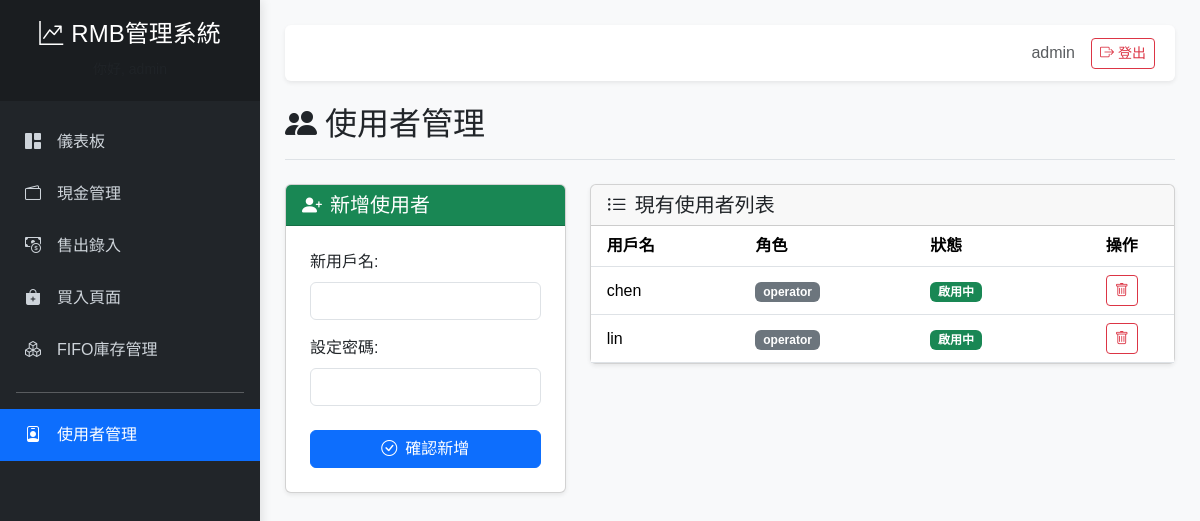
The page /user-management (signed in) on the database its author committed.
### app.py (models this page shows, shortened)
class User(db.Model, UserMixin):
    __tablename__ = "user"  # <---【修正】統一為單數
    id = db.Column(db.Integer, primary_key=True)
    username = db.Column(db.String(80), unique=True, nullable=False)
    password_hash = db.Column(db.String(256), nullable=False)
    role = db.Column(
        db.String(50), default="operator", nullable=False
    )  # <---【修正】引入 Role
    is_active = db.Column(db.Boolean, default=True, nullable=False)
    @property
    def is_admin(self):
        return self.role == "admin"

### app.py (the view)
@app.route("/user-management")
@admin_required  # 只有 admin 可以訪問這個頁面
def user_management():
    try:
        all_users = (
            db.session.execute(
                db.select(User).filter(User.username != "admin").order_by(User.username)
            )
            .scalars()
            .all()
        )
        return render_template("user_management.html", users=all_users)
    except Exception as e:
        flash(f"載入使用者管理頁面時發生錯誤: {e}", "danger")
        return render_template("user_management.html", users=[])

### app.py (called while the page is built)
@app.before_request
def before_request():
    if not hasattr(app, '_database_initialized'):
        print("🚀 首次請求，初始化資料庫...")
        init_database()
        app._database_initialized = True
        print("✅ 資料庫初始化完成")
    else:
        print("✅ 資料庫已初始化，跳過")

@login_manager.user_loader
def load_user(user_id):
    return db.session.get(User, int(user_id))

def admin_required(f):
    @wraps(f)
    def decorated_function(*args, **kwargs):
        if not current_user.is_authenticated or not current_user.is_admin:
            flash("您沒有權限存取此頁面。", "danger")
            return redirect(url_for("login"))
        return f(*args, **kwargs)
    return decorated_function

### templates/user_management.html (shortened to what this page needs)
{% extends "base.html" %}
{% block content %}
{% if current_user.is_admin %}
<div class="d-flex justify-content-between flex-wrap flex-md-nowrap align-items-center pb-2 mb-4 border-bottom">
    <h1 class="h2"><i class="bi bi-people-fill me-2"></i>使用者管理</h1>
</div>
<div class="row g-4">
    <div class="col-lg-4">
        <div class="card shadow-sm">
            <div class="card-header bg-success text-white">
                <h5 class="mb-0 fw-light"><i class="bi bi-person-plus-fill me-2"></i>新增使用者</h5>
            </div>
            <div class="card-body p-4">
                <form id="add-user-form">
                    <div class="mb-3">
                        <label for="new-username" class="form-label">新用戶名:</label>
                        <input type="text" class="form-control" id="new-username" name="username" required>
                    </div>
                    <div class="mb-3">
                        <label for="new-password" class="form-label">設定密碼:</label>
                        <input type="password" class="form-control" id="new-password" name="password" required>
                    </div>
                    <div class="d-grid gap-2 mt-4">
                        <button type="submit" class="btn btn-primary">
                            <i class="bi bi-check-circle me-2"></i>確認新增
                        </button>
                    </div>
                </form>
            </div>
        </div>
    </div>
    <div class="col-lg-8">
        <div class="card shadow-sm">
            <div class="card-header">
                <h5 class="mb-0 fw-light"><i class="bi bi-list-ul me-2"></i>現有使用者列表</h5>
            </div>
            <div class="card-body p-0">
                <div class="table-responsive">
                    <table class="table table-hover align-middle mb-0">
                        <thead>
                            <tr>
                                <th class="ps-3">用戶名</th>
                                <th>角色</th>
                                <th>狀態</th>
                                <th class="text-center">操作</th>
                            </tr>
                        </thead>
                        <tbody>
                            {% for user in users %}
                            <tr>
                                <td class="ps-3">{{ user.username }}</td>
                                <td>
                                    <span class="badge {% if user.role == 'admin' %}bg-primary{% else %}bg-secondary{% endif %}">
                                        {{ user.role }}
                                    </span>
                                </td>
                                <td>
                                    {% if user.is_active %}
                                    <span class="badge bg-success">啟用中</span>
                                    {% else %}
                                    <span class="badge bg-danger">已停用</span>
                                    {% endif %}
                                </td>
                                <td class="text-center">
                                    {% if user.username != current_user.username %}
                                    <button type="button" class="btn btn-outline-danger btn-sm"
                                            onclick="deleteUser('{{ user.username }}', '{{ user.id }}')"
                                            title="刪除使用者">
                                        <i class="bi bi-trash"></i>
                                    </button>
                                    {% else %}
                                    <span class="text-muted small">當前用戶</span>
                                    {% endif %}
                                </td>
                            </tr>
                            {% else %}
                            <tr>
                                <td colspan="4" class="text-center text-muted p-5">
                                    尚無其他使用者。
                                </td>
                            </tr>
                            {% endfor %}
                        </tbody>
                    </table>
                </div>
            </div>
        </div>
    </div>
</div>
{% endif %}
{% endblock %}

### templates/base.html (shortened to what this page needs)
<!DOCTYPE html>
<html lang="zh-Hant">
<head>
    <link href="https://cdn.jsdelivr.net/npm/bootstrap@5.3.3/dist/css/bootstrap.min.css" rel="stylesheet">
    <link rel="stylesheet" href="https://cdn.jsdelivr.net/npm/bootstrap-icons@1.11.3/font/bootstrap-icons.min.css">
</head>
<body>
    <div class="wrapper">
        {% if current_user.is_authenticated %}
        <nav id="sidebar">
            <div class="sidebar-header">
                <h4><i class="bi bi-graph-up-arrow me-2"></i>RMB管理系統</h4>
                <small class="text-muted">你好, {{ current_user.username or '訪客' }}</small>
            </div>
            <ul class="list-unstyled components">
                <li class="{% if request.endpoint in ['dashboard', 'admin_dashboard'] %}active{% endif %}">
                    <a href="{{ url_for('dashboard' if not current_user.is_admin else 'admin_dashboard') }}"><i class="bi bi-grid-1x2-fill me-3"></i>儀表板</a>
                </li>
                <li class="{% if request.endpoint in ['cash_management', 'cash_management_operator'] %}active{% endif %}">
                    <a href="{{ url_for('cash_management_operator' if not current_user.is_admin else 'cash_management') }}"><i class="bi bi-wallet2 me-3"></i>現金管理</a>
                </li>
                <li class="{% if request.endpoint == 'sales_entry' %}active{% endif %}">
                    <a href="{{ url_for('sales_entry') }}"><i class="bi bi-cash-coin me-3"></i>售出錄入</a>
                </li>
                <li class="{% if request.endpoint == 'buy_in' %}active{% endif %}">
                    <a href="{{ url_for('buy_in') }}"><i class="bi bi-bag-plus-fill me-3"></i>買入頁面</a>
                </li>
                <li class="{% if request.endpoint == 'fifo_inventory' %}active{% endif %}">
                    <a href="{{ url_for('fifo_inventory') }}"><i class="bi bi-boxes me-3"></i>FIFO庫存管理</a>
                </li>
                {% if current_user.is_admin %}
                <hr class="mx-3">
                <li class="{% if request.endpoint == 'user_management' %}active{% endif %}">
                    <a href="{{ url_for('user_management') }}"><i class="bi bi-person-badge me-3"></i>使用者管理</a>
                </li>
                {% endif %}
            </ul>
        </nav>
        {% endif %}
        <div id="content" class="{% if not current_user.is_authenticated %}w-100 p-0 m-0{% endif %}">
            <div class="{% if current_user.is_authenticated %}main-content-inner{% endif %}">
                {% if current_user.is_authenticated %}
                <nav class="navbar navbar-expand-lg navbar-light bg-white mb-4 rounded shadow-sm p-2">
                    <div class="container-fluid">
                        <div class="ms-auto d-flex align-items-center">
                            <span class="navbar-text text-muted d-none d-md-inline me-3">
                                {{ current_user.username }}
                            </span>
                            <a href="{{ url_for('logout') }}" class="btn btn-outline-danger btn-sm">
                                <i class="bi bi-box-arrow-right me-1"></i>登出
                            </a>
                        </div>
                    </div>
                </nav>
                {% endif %}
                <main>
                    {% block content %}{% endblock %}
                </main>
            </div>
        </div>
    </div>
</body>
</html>

### templates/base.html (style rules this page uses)
body { font-family: 'Noto Sans TC', sans-serif; background-color: #f8f9fa; overflow-x: hidden; }
.wrapper { display: flex; width: 100%; align-items: stretch; }
#sidebar { min-width: 260px; max-width: 260px; background: #212529; color: #fff; transition: all 0.3s ease-in-out; position: fixed; top: 0; left: 0; height: 100vh; z-index: 1031; box-shadow: 2px 0 10px rgba(0,0,0,0.1); }
#sidebar .sidebar-header { padding: 20px; background: #1a1d20; text-align: center; }
#sidebar ul.components { padding: 15px 0; }
#sidebar ul li a { padding: 14px 25px; font-size: 1rem; display: flex; align-items: center; color: #ced4da; text-decoration: none; transition: all 0.2s; font-weight: 500; }
#sidebar ul li.active>a, a[aria-expanded="true"] { color: #fff; background: #0d6efd; }
#content { width: 100%; min-height: 100vh; transition: all 0.3s ease-in-out; padding-left: 260px; }
.main-content-inner { padding: 25px; }

### rows shown on the page
User: username "admin"
User: username "chen", role "operator", is_active "啟用中"
User: username "lin", role "operator", is_active "啟用中"
